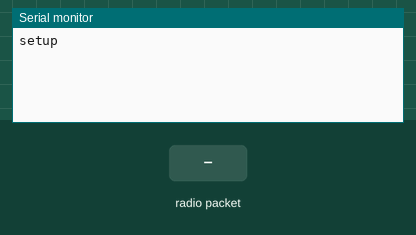
A sketch run on a simulated Arduino Uno, built with avr-gcc and run on an emulated ATmega328P. Parts: the last lines printed to the serial monitor. Inputs (shaded band) come from the test bench. No radio packets arrive unless stated.

Above: at 1.2 s.
1.3 s: radio packet "1" arrives
At 2.4 s:
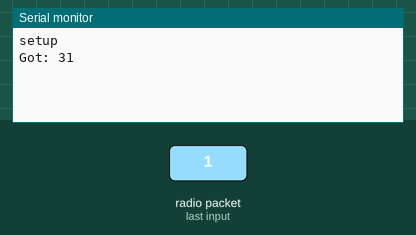
2.8 s: radio packet "0" arrives
At 3.5 s:
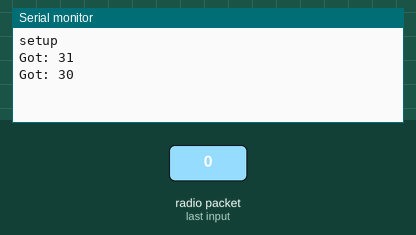
4.3 s: radio packet "2" arrives
At 4.6 s:
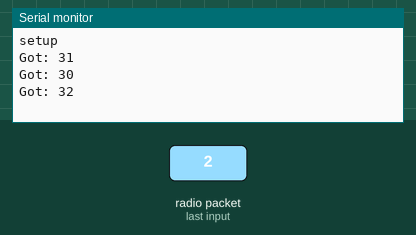

Measured:
- after the input at 1.3 s, the serial monitor: prints a new line at once (image 1)
- after the input at 2.8 s, the serial monitor: prints a new line at once (image 2)
- after the input at 4.3 s, the serial monitor: prints a new line at once (image 3)

The sketch:

sketch_nov27c.ino
```cpp
#include <VirtualWire.h>

void setup()
{
    Serial.begin(9600);
    Serial.println("setup");

    vw_set_ptt_inverted(true);
    vw_setup(2000);

    vw_rx_start();
}

void loop()
{
    uint8_t buf[VW_MAX_MESSAGE_LEN];
    uint8_t buflen = VW_MAX_MESSAGE_LEN;

    if (vw_get_message(buf, &buflen))
    {
 int i;

        digitalWrite(13, true);
 Serial.print("Got: ");

 for (i = 0; i < buflen; i++)
 {
     Serial.print(buf[i], HEX);
     Serial.print(" ");
 }
 Serial.println("");
        digitalWrite(13, false);
    }

}
```
